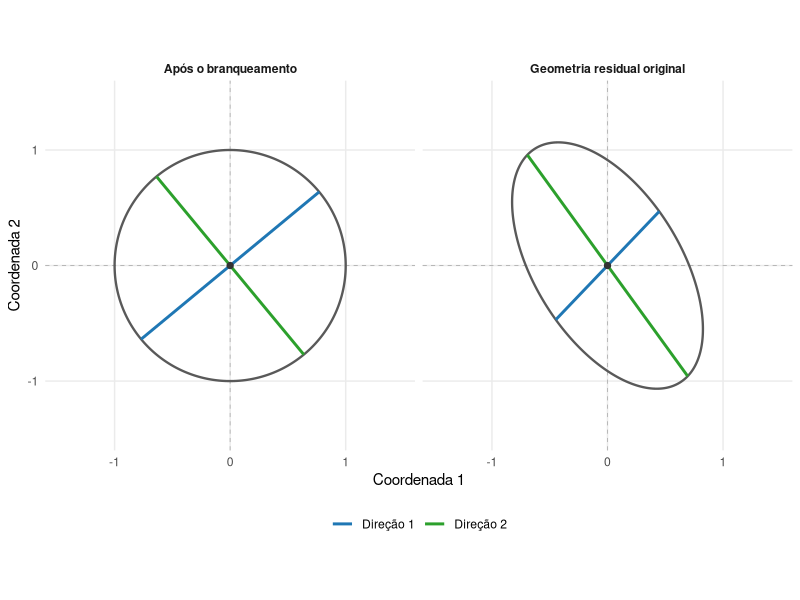

Recreate this plot in R.
## ---- chunk 1
#| label: fig-manova-branqueamento
#| fig-cap: "Branqueamento da geometria residual. À esquerda, o contorno representa as combinações lineares normalizadas por $\\mathbf a^\\top\\mathbf E\\mathbf a=1$. Após a transformação $\\mathbf z=\\mathbf E^{1/2}\\mathbf a$, a métrica residual torna-se euclidiana e o contorno transforma-se no círculo unitário. As linhas indicam as duas direções características do problema."
#| echo: false
#| warning: false
#| message: false
#| fig-width: 8
#| fig-height: 4.5
#| fig-align: center

library(ggplot2)

E <- matrix(
  c(
    2.0, 0.8,
    0.8, 1.2
  ),
  nrow = 2,
  byrow = TRUE
)

H <- matrix(
  c(
    2.2, 1.4,
    1.4, 1.2
  ),
  nrow = 2,
  byrow = TRUE
)

decomp_E <- eigen(E, symmetric = TRUE)

E_menos_meio <-
  decomp_E$vectors %*%
  diag(1 / sqrt(decomp_E$values)) %*%
  t(decomp_E$vectors)

M_HE <-
  E_menos_meio %*%
  H %*%
  E_menos_meio

decomp_M <- eigen(M_HE, symmetric = TRUE)

autovetores_M <- decomp_M$vectors

orientacao <- ifelse(
  autovetores_M[1, ] < 0,
  -1,
  1
)

autovetores_M <- sweep(
  autovetores_M,
  2,
  orientacao,
  "*"
)

alpha <- E_menos_meio %*% autovetores_M

theta <- seq(0, 2 * pi, length.out = 400)

circulo <- rbind(
  cos(theta),
  sin(theta)
)

elipse <- t(E_menos_meio %*% circulo)
circulo_t <- t(circulo)

contornos <- rbind(
  data.frame(
    x = elipse[, 1],
    y = elipse[, 2],
    painel = "Geometria residual original"
  ),
  data.frame(
    x = circulo_t[, 1],
    y = circulo_t[, 2],
    painel = "Após o branqueamento"
  )
)

direcoes <- rbind(
  data.frame(
    x = -alpha[1, ],
    y = -alpha[2, ],
    xend = alpha[1, ],
    yend = alpha[2, ],
    direcao = c("Direção 1", "Direção 2"),
    painel = "Geometria residual original"
  ),
  data.frame(
    x = -autovetores_M[1, ],
    y = -autovetores_M[2, ],
    xend = autovetores_M[1, ],
    yend = autovetores_M[2, ],
    direcao = c("Direção 1", "Direção 2"),
    painel = "Após o branqueamento"
  )
)

origens <- data.frame(
  x = c(0, 0),
  y = c(0, 0),
  painel = c(
    "Geometria residual original",
    "Após o branqueamento"
  )
)

ggplot() +
  geom_hline(
    yintercept = 0,
    linewidth = 0.3,
    linetype = "dashed",
    color = "grey70"
  ) +
  geom_vline(
    xintercept = 0,
    linewidth = 0.3,
    linetype = "dashed",
    color = "grey70"
  ) +
  geom_path(
    data = contornos,
    aes(x = x, y = y),
    linewidth = 0.8,
    color = "grey35"
  ) +
  geom_segment(
    data = direcoes,
    aes(
      x = x,
      y = y,
      xend = xend,
      yend = yend,
      color = direcao
    ),
    linewidth = 1
  ) +
  geom_point(
    data = origens,
    aes(x = x, y = y),
    size = 1.8,
    color = "grey20"
  ) +
  facet_wrap(
    ~painel,
    nrow = 1
  ) +
  scale_color_manual(
    values = c(
      "Direção 1" = "#1f77b4",
      "Direção 2" = "#2ca02c"
    )
  ) +
  coord_equal(
    xlim = c(-1.6, 1.6),
    ylim = c(-1.6, 1.6),
    expand = FALSE
  ) +
  labs(
    x = "Coordenada 1",
    y = "Coordenada 2",
    color = NULL
  ) +
  theme_minimal(base_size = 11) +
  theme(
    panel.grid.minor = element_blank(),
    legend.position = "bottom",
    strip.text = element_text(face = "bold")
  )
